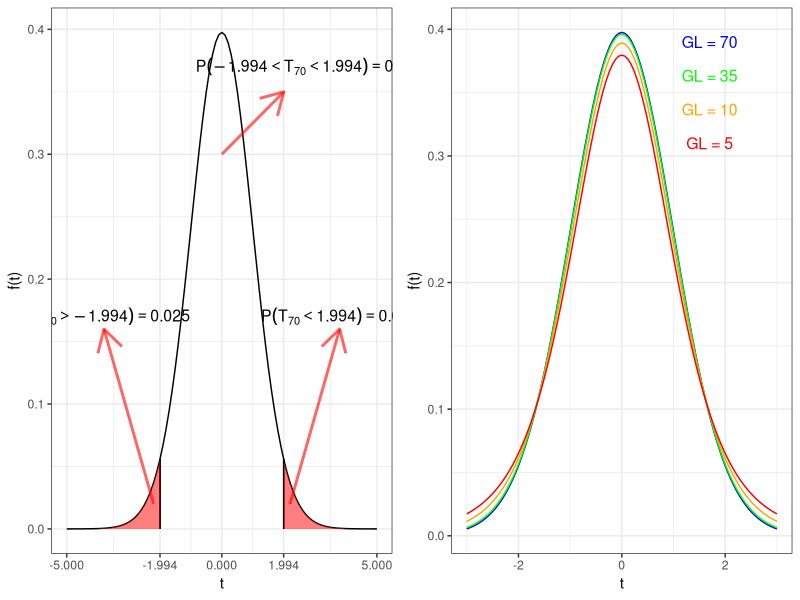
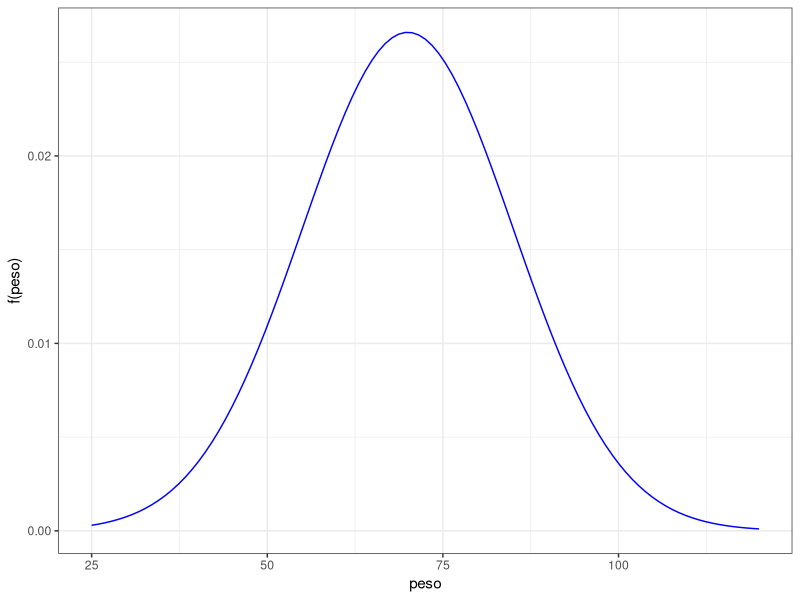
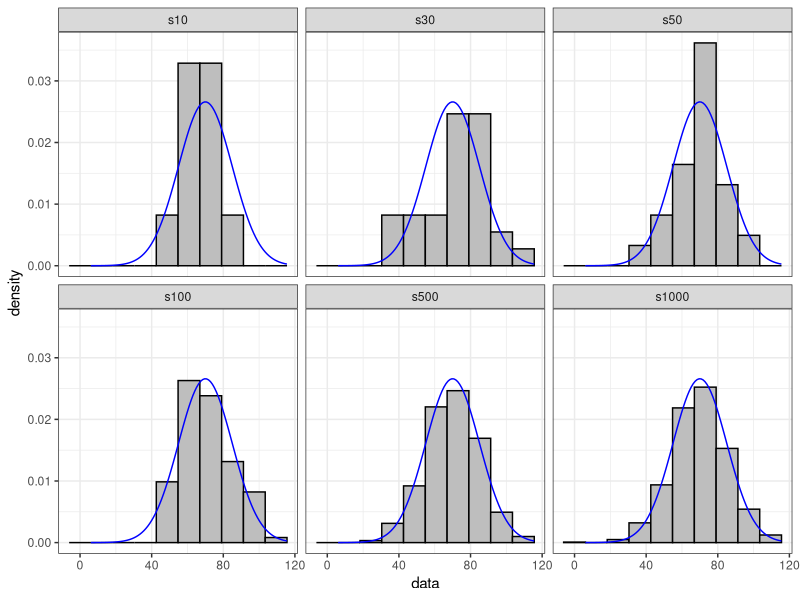
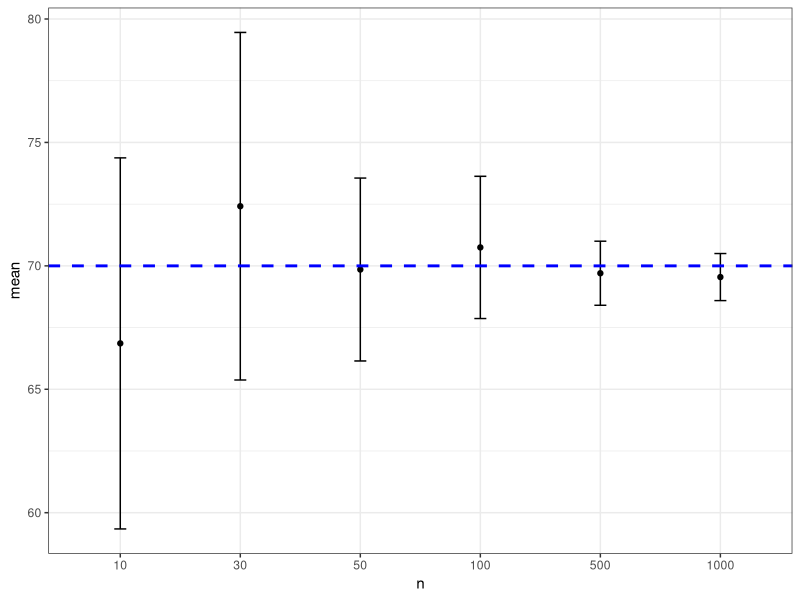
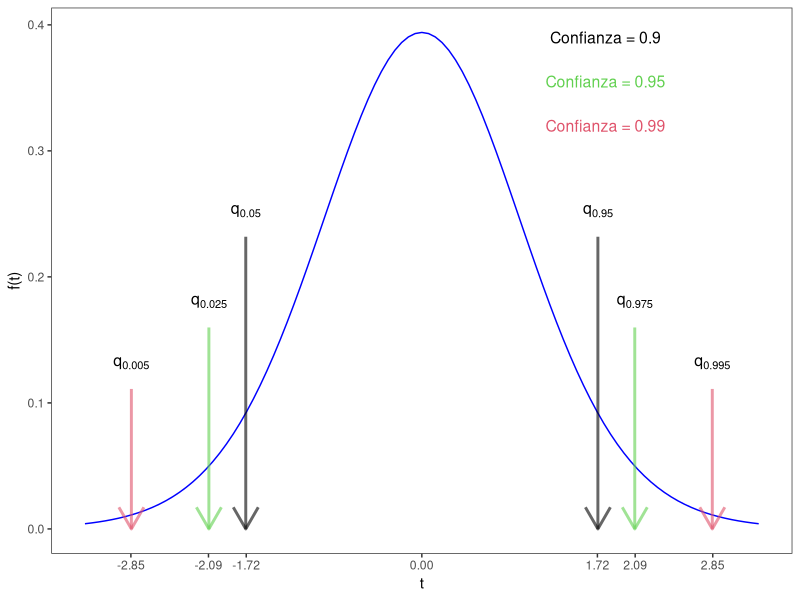
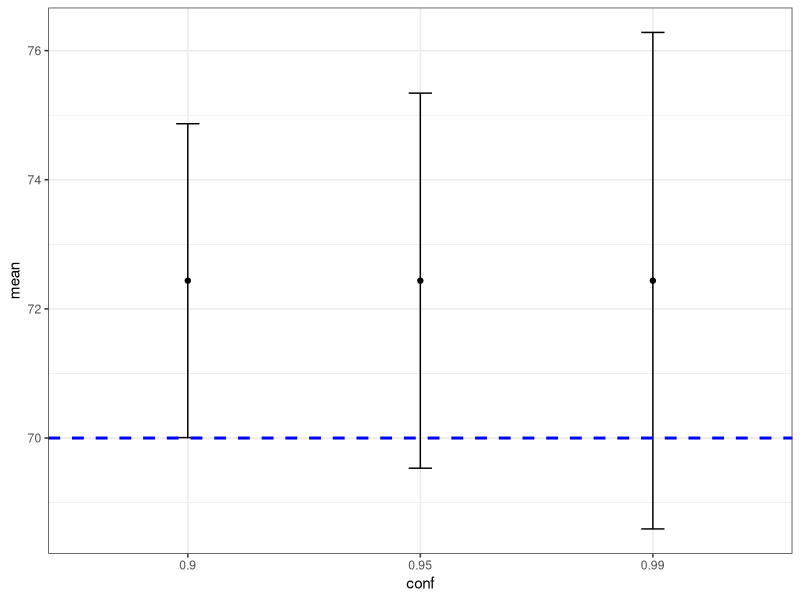
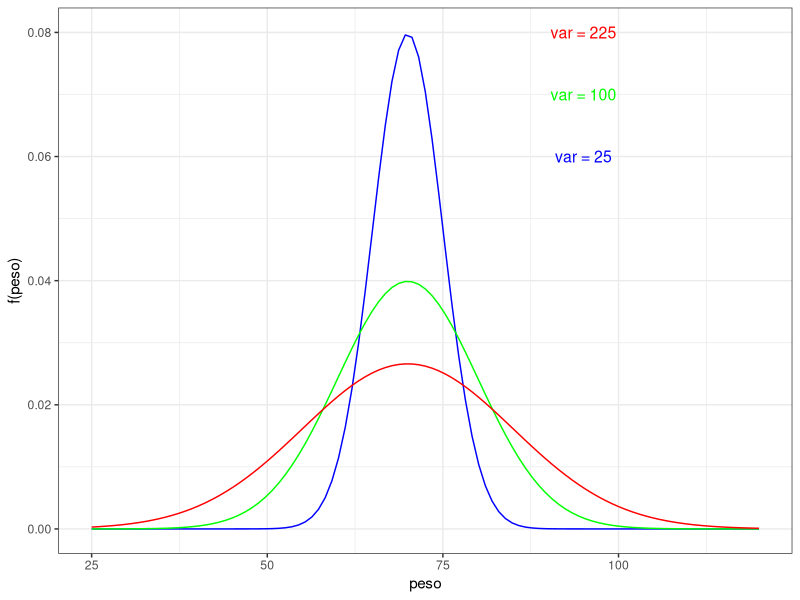
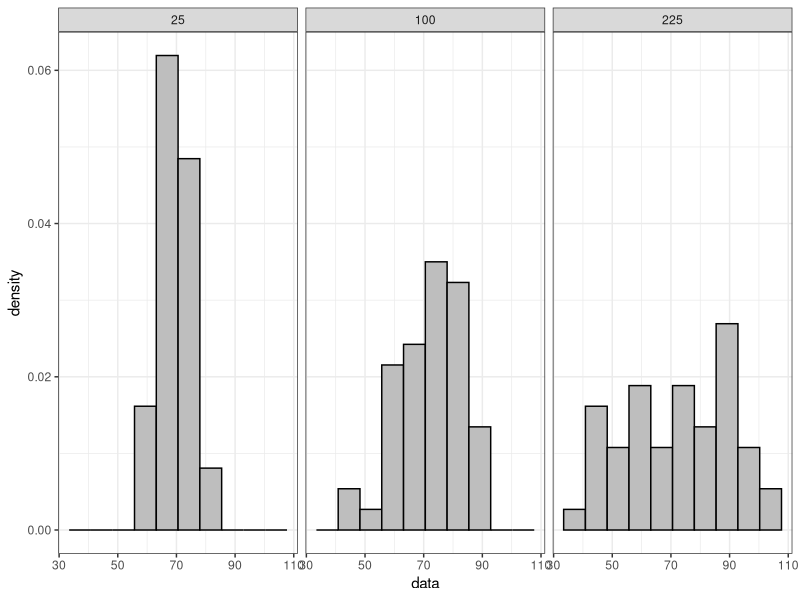

Write R code to recreate these figures, in order.
## ---- chunk 1
library(datasets)
library(tidyverse)
library(kableExtra)
library(knitr)
library(MASS)
library(boot)
library(carData)   

set.seed(150)
## ---- chunk 2
p1<-ggplot(data = data.frame(x = c(-5, 5)), aes(x)) +
  stat_function(fun = dt, args = list(df = 70))+ylab("f(t)")+
  geom_segment(aes(x=qt(.975,70),xend=qt(.975,70),y=0,yend=dt(qt(.975,70),70)))+
  geom_segment(aes(x=qt(.025,70),xend=qt(.025,70),y=0,yend=dt(qt(.025,70),70)))+
  scale_x_continuous("t", round(c(-5,qt(1-.975,70),0,qt(.975,70),5),3), limits=c(-5,5))+
  annotate("segment", x = c(-2.2,2.2,0), xend = c(-3.8,3.8,2), 
           y = c(0.02,0.02,.3), yend = c(.16,.16,.35), colour = "red", size=1, alpha=0.6, arrow=arrow())+
  stat_function(fun = dt, args = list(df = 70),
                xlim = c(qt(.975,70),5),
                geom = "area",fill="red",alpha=0.5)+
  stat_function(fun = dt, args = list(df = 70),
                xlim = c(-5,qt(.025,70)),
                geom = "area",fill="red",alpha=0.5)+
  annotate("text", x = c(-3.8,3.8,2.7), y = c(0.17,0.17,.37), 
           label = c("list(P(T[70] > -1.994)==0.025)", "list(P(T[70] < 1.994)==0.025)","P(list(-1.994 < T[70])< 1.994)==0.95"),parse=T , size=4 , fontface="bold")+
  theme_bw()

p2<-ggplot(data = data.frame(x = c(-3, 3)), aes(x)) +
  stat_function(fun = dt, args = list(df = 70),color="blue")+ylab("f(t)")+xlab("t")+
  stat_function(fun = dt, args = list(df = 35),color="green")+
  stat_function(fun = dt, args = list(df = 10),color="orange")+
  stat_function(fun = dt, args = list(df = 5),color="red")+
  annotate("text", x = rep(1.7,4), y = seq(.39,.31,length.out = 4), 
           label = paste0("GL = ",c(70,35,10,5)) , size=4 , 
           color=c("blue","green","orange","red"))+
  theme_bw()
gridExtra::grid.arrange(grobs =list(p1,p2),nrow=1,ncol=2)
## ---- chunk 3
t1<-kable(data.frame(GL=c(70,35,10,5),t_0.05=qt(.05,c(70,35,10,5))))
kable_styling(t1,"striped", position = "center")

## ---- chunk 4
sim_mean<-70
sim_sd<-15
ggplot(data = data.frame(x = c(25,120)), aes(x)) +
  stat_function(fun = dnorm, args = list(mean = sim_mean,sd=sim_sd),color="blue")+ylab("f(peso)")+xlab("peso")+
  theme_bw()
## ---- chunk 5
sample_list<-list()
sample_sizes<-c(10,30,50,100,500,1000)
sampl_df<-NULL
for(i in seq_along(sample_sizes)){
  sample_list[[i]]<-rnorm(sample_sizes[i],sim_mean,sim_sd)
  sampl_df<-rbind(sampl_df,data.frame(data=sample_list[[i]],sample=paste0("s",sample_sizes[i]),stringsAsFactors = F))
}
sampl_df$sample<-factor(sampl_df$sample,levels = paste0("s",sample_sizes))

sampl_df%>%ggplot(aes(x=data,group=sample))+
  geom_histogram(aes(y = after_stat(density)),bins=10,color="black",fill="grey")+
  stat_function(fun = dnorm, args = list(mean = sim_mean,sd=sim_sd),color="blue")+
  facet_wrap(~sample)+theme_bw()
## ---- chunk 6
ttest_list<-sample_list%>%map(t.test)
ttest_list%>%sapply( function(x){c(x$conf.int[1],x$estimate,x$conf.int[2])})%>%t(.)->ci_df
data.frame(factor(sample_sizes),ci_df)->ci_df
colnames(ci_df)<-c("n","LCI","mean","UCI")

ci_df%>%ggplot(aes(x=n,y=mean))+geom_point()+
  geom_errorbar(aes(ymin=LCI, ymax=UCI),width=.1)+
  geom_hline(yintercept=sim_mean, linetype="dashed", 
                color = "blue", size=1)+
  theme_bw()
## ---- chunk 7
confianza<-c(.9,.92,.94,.95,.99)
t1<-data.frame(confianza=confianza,alpha=1-confianza,q_inf=(1-confianza)/2,q_sup=1-(1-confianza)/2)
kable_styling(kable(t1),"striped", position = "center")
## ---- chunk 8
GL<-20
confianza<-c(.9,.95,.99)
ggplot(data = data.frame(x = c(-3, 3)), aes(x)) +
  stat_function(fun = dt, args = list(df = GL),color="blue")+ylab("f(t)")+
  scale_x_continuous("t", round(c(qt((1-confianza)/2,GL),0,qt(1-(1-confianza)/2,GL)),2), limits=c(-3.3,3.3))+
  theme(axis.text.x = element_text(angle = 120, hjust = 1))+
   annotate("segment", x = c(qt((1-confianza)/2,GL),qt(1-(1-confianza)/2,GL)), xend = c(qt((1-confianza)/2,GL),qt(1-(1-confianza)/2,GL)), 
           y = dt(c(qt((1-confianza)/2,GL),qt(1-(1-confianza)/2,GL)),GL)+c(.14,.11,.1,.14,.11,.1), yend = rep(0,6), colour = c(1,3,2,1,3,2), size=1, alpha=0.6, arrow=arrow())+
  annotate("text", x = c(qt((1-confianza)/2,GL),qt(1-(1-confianza)/2,GL)), y = dt(c(qt((1-confianza)/2,GL),qt(1-(1-confianza)/2,GL)),GL)+c(.14,.11,.1,.14,.11,.1)+.02, 
           label = c("q[0.05]","q[0.025]","q[0.005]","q[0.950]","q[0.975]","q[0.995]"),parse=T , size=4 , fontface="bold")+
  annotate("text", x = rep(1.8,3), y = seq(.39,.32,length.out = 3), 
           label = paste0("Confianza = ",confianza) , size=4 , 
           color=c(1,3,2))+
  theme_bw()+
  theme(panel.grid.major = element_blank(), panel.grid.minor = element_blank())
## ---- chunk 9
x<-rnorm(100,sim_mean,sim_sd)
confianza<-c(.9,.95,.99)
confianza%>%map(~t.test(x,conf.level = .))->ttest_list

ttest_list%>%sapply( function(x){c(x$conf.int[1],x$estimate,x$conf.int[2])})%>%t(.)->ci_df
data.frame(factor(confianza),ci_df)->ci_df
colnames(ci_df)<-c("conf","LCI","mean","UCI")

ci_df%>%ggplot(aes(x=conf,y=mean))+geom_point()+
  geom_errorbar(aes(ymin=LCI, ymax=UCI),width=.1)+
  geom_hline(yintercept=sim_mean, linetype="dashed", 
                color = "blue", size=1)+
  theme_bw()

## ---- chunk 10
var_exp_sd<-c(5,10,15)

ggplot(data = data.frame(x = c(25, 120)), aes(x)) +ylab("f(peso)")+xlab("peso")+
  stat_function(fun = dnorm, args = list(mean = sim_mean,sd=5),color="blue")+
  stat_function(fun = dnorm, args = list(mean = sim_mean,sd=10),color="green")+
  stat_function(fun = dnorm, args = list(mean = sim_mean,sd=15),color="red")+
  annotate("text", x = rep(95,3), y = seq(.06,.08,length.out = 3), 
           label = paste0("var = ",var_exp_sd^2) , size=4 , 
           color=c("blue","green","red"))+
  theme_bw()
## ---- chunk 11
sample_list<-list()
sampl_df<-NULL
for(i in seq_along(var_exp_sd)){
  sample_list[[i]]<-rnorm(50,sim_mean,var_exp_sd[i])
  sampl_df<-rbind(sampl_df,data.frame(data=sample_list[[i]],var=var_exp_sd[i]^2,stringsAsFactors = F))
}
sampl_df$var<-factor(sampl_df$var)

sampl_df%>%ggplot(aes(x=data,group=var))+
  geom_histogram(aes(y = after_stat(density)),bins=10,color="black",fill="grey")+
  facet_wrap(~var)+theme_bw()
## ---- chunk 12
sample_list%>%map(~t.test(.))->ttest_list
ttest_list%>%sapply( function(x){c(x$conf.int[1],x$estimate,x$conf.int[2])})%>%t(.)->ci_df
data.frame(factor(var_exp_sd^2),ci_df)->ci_df
colnames(ci_df)<-c("var","LCI","mean","UCI")

ci_df%>%ggplot(aes(x=var,y=mean))+geom_point()+
  geom_errorbar(aes(ymin=LCI, ymax=UCI),width=.1)+
  geom_hline(yintercept=sim_mean, linetype="dashed", 
                color = "blue", size=1)+
  theme_bw()
